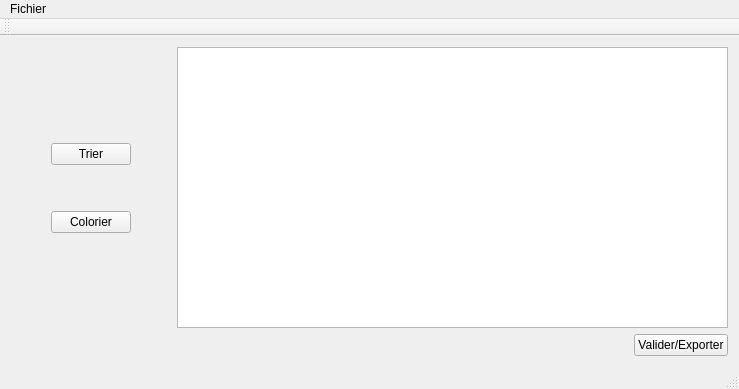
<?xml version="1.0" encoding="UTF-8"?>
<ui version="4.0">
 <class>MainWindow_projet</class>
 <widget class="QMainWindow" name="MainWindow_projet">
  <property name="geometry">
   <rect>
    <x>0</x>
    <y>0</y>
    <width>739</width>
    <height>389</height>
   </rect>
  </property>
  <property name="minimumSize">
   <size>
    <width>400</width>
    <height>300</height>
   </size>
  </property>
  <property name="windowTitle">
   <string>MainWindow_projet</string>
  </property>
  <widget class="QWidget" name="myCentralWidget">
   <layout class="QVBoxLayout" name="verticalLayout_2">
    <item>
     <layout class="QHBoxLayout" name="horizontalLayout_2">
      <item>
       <spacer name="horizontalSpacer_2">
        <property name="orientation">
         <enum>Qt::Horizontal</enum>
        </property>
        <property name="sizeType">
         <enum>QSizePolicy::Minimum</enum>
        </property>
        <property name="sizeHint" stdset="0">
         <size>
          <width>40</width>
          <height>20</height>
         </size>
        </property>
       </spacer>
      </item>
      <item>
       <layout class="QVBoxLayout" name="verticalLayout">
        <item>
         <spacer name="verticalSpacer">
          <property name="orientation">
           <enum>Qt::Vertical</enum>
          </property>
          <property name="sizeHint" stdset="0">
           <size>
            <width>20</width>
            <height>40</height>
           </size>
          </property>
         </spacer>
        </item>
        <item>
         <widget class="QPushButton" name="myPBTrier">
          <property name="text">
           <string>Trier</string>
          </property>
         </widget>
        </item>
        <item>
         <spacer name="verticalSpacer_3">
          <property name="orientation">
           <enum>Qt::Vertical</enum>
          </property>
          <property name="sizeType">
           <enum>QSizePolicy::Minimum</enum>
          </property>
          <property name="sizeHint" stdset="0">
           <size>
            <width>20</width>
            <height>40</height>
           </size>
          </property>
         </spacer>
        </item>
        <item>
         <widget class="QPushButton" name="myPBColorier">
          <property name="text">
           <string>Colorier</string>
          </property>
         </widget>
        </item>
        <item>
         <spacer name="verticalSpacer_2">
          <property name="orientation">
           <enum>Qt::Vertical</enum>
          </property>
          <property name="sizeHint" stdset="0">
           <size>
            <width>20</width>
            <height>40</height>
           </size>
          </property>
         </spacer>
        </item>
       </layout>
      </item>
      <item>
       <spacer name="horizontalSpacer_3">
        <property name="orientation">
         <enum>Qt::Horizontal</enum>
        </property>
        <property name="sizeType">
         <enum>QSizePolicy::Minimum</enum>
        </property>
        <property name="sizeHint" stdset="0">
         <size>
          <width>40</width>
          <height>20</height>
         </size>
        </property>
       </spacer>
      </item>
      <item>
       <widget class="QTableView" name="_myTableView">
        <property name="sortingEnabled">
         <bool>false</bool>
        </property>
       </widget>
      </item>
     </layout>
    </item>
    <item>
     <layout class="QHBoxLayout" name="horizontalLayout">
      <item>
       <spacer name="horizontalSpacer">
        <property name="orientation">
         <enum>Qt::Horizontal</enum>
        </property>
        <property name="sizeHint" stdset="0">
         <size>
          <width>40</width>
          <height>20</height>
         </size>
        </property>
       </spacer>
      </item>
      <item>
       <widget class="QPushButton" name="myPBValider">
        <property name="text">
         <string>Valider/Exporter</string>
        </property>
       </widget>
      </item>
     </layout>
    </item>
   </layout>
  </widget>
  <widget class="QMenuBar" name="myMenuBar">
   <property name="geometry">
    <rect>
     <x>0</x>
     <y>0</y>
     <width>739</width>
     <height>22</height>
    </rect>
   </property>
   <widget class="QMenu" name="myMenuFichier">
    <property name="title">
     <string>Fichier</string>
    </property>
    <addaction name="actionImporter"/>
    <addaction name="actionG_n_rer_al_atoirement"/>
    <addaction name="separator"/>
    <addaction name="actionQuitter"/>
   </widget>
   <addaction name="myMenuFichier"/>
  </widget>
  <widget class="QToolBar" name="mainToolBar">
   <attribute name="toolBarArea">
    <enum>TopToolBarArea</enum>
   </attribute>
   <attribute name="toolBarBreak">
    <bool>false</bool>
   </attribute>
  </widget>
  <widget class="QStatusBar" name="statusBar"/>
  <action name="action_importer">
   <property name="checkable">
    <bool>false</bool>
   </property>
   <property name="text">
    <string>Importer</string>
   </property>
  </action>
  <action name="action_generer">
   <property name="text">
    <string>Générer</string>
   </property>
  </action>
  <action name="actionFermer">
   <property name="text">
    <string>Fermer</string>
   </property>
  </action>
  <action name="actionImporter">
   <property name="text">
    <string>Importer</string>
   </property>
  </action>
  <action name="actionQuitter">
   <property name="text">
    <string>Quitter</string>
   </property>
  </action>
  <action name="actionG_n_rer_al_atoirement">
   <property name="text">
    <string>Générer aléatoirement</string>
   </property>
  </action>
 </widget>
 <layoutdefault spacing="6" margin="11"/>
 <resources/>
 <connections>
  <connection>
   <sender>myPBTrier</sender>
   <signal>pressed()</signal>
   <receiver>MainWindow_projet</receiver>
   <slot>show()</slot>
   <hints>
    <hint type="sourcelabel">
     <x>190</x>
     <y>421</y>
    </hint>
    <hint type="destinationlabel">
     <x>211</x>
     <y>436</y>
    </hint>
   </hints>
  </connection>
 </connections>
</ui>
